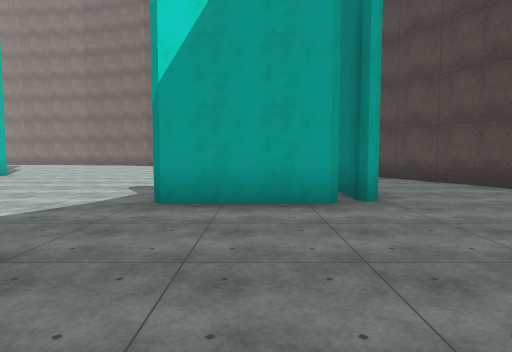
View 1 (above)

20 first-person views from a walk through a scene from a Unity 3-D project. The camera is 1.5 m above the floor, tilts 4° down and sees 75° across. The floor is counted in squares, 2 m on a side. Each view is taken from the middle of a square. On the plan, view 1 faces up. The plan holds only what a view shows up to about 11 squares ahead; the rest is blank. The place goes on beyond the plan. Surface patterns are stand-ins for the level's own textures.

View 2
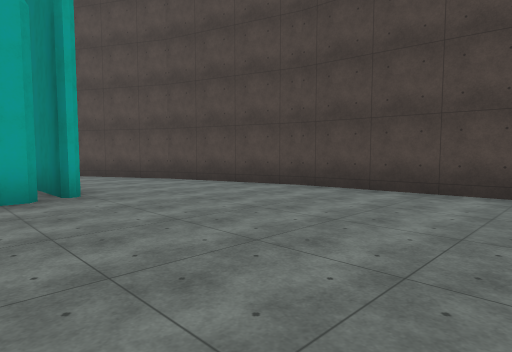

View 3
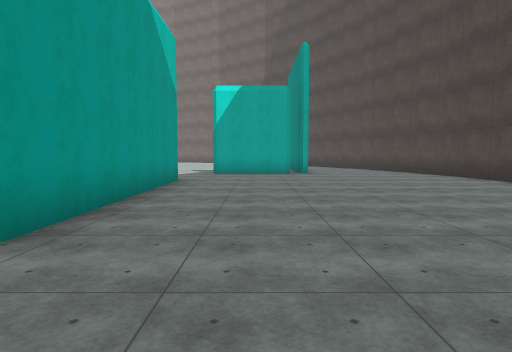

View 4
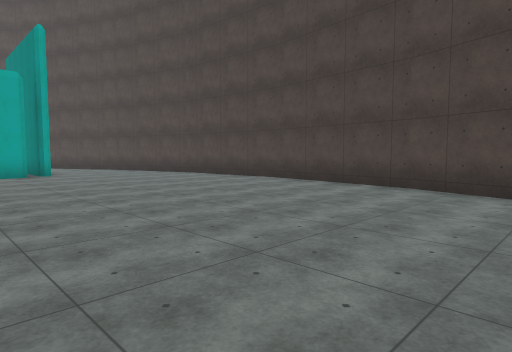

View 5
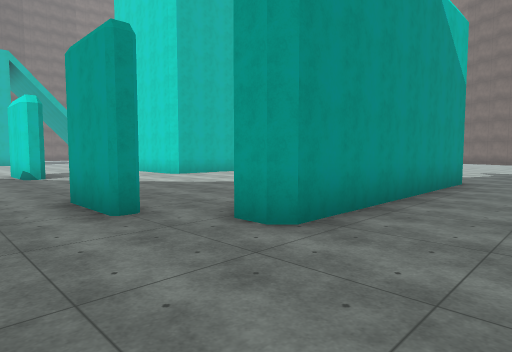

View 6
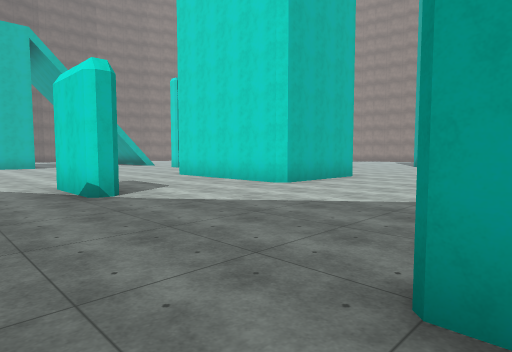

View 7
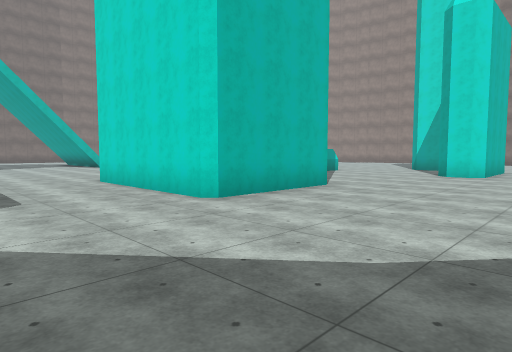

View 8
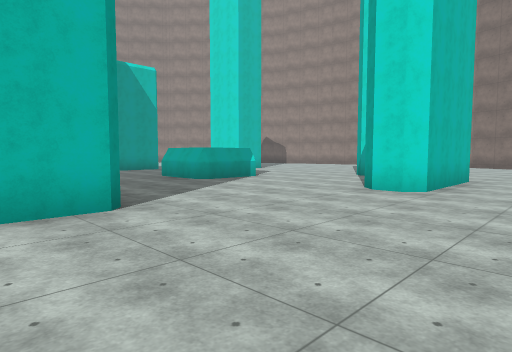

View 9
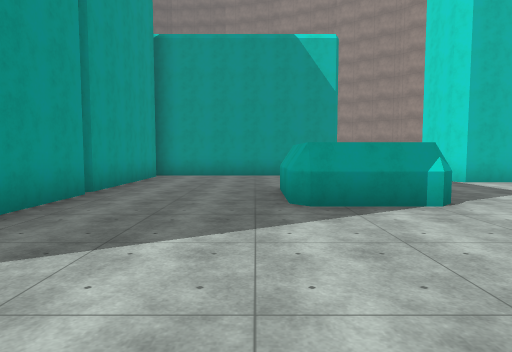

View 10
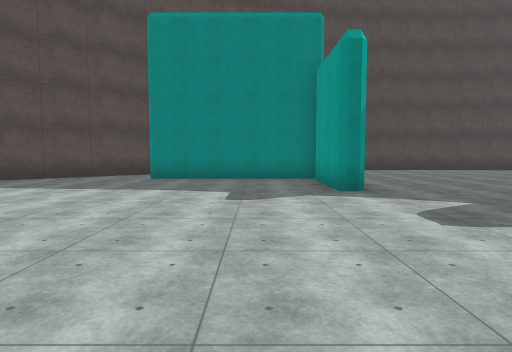

View 11
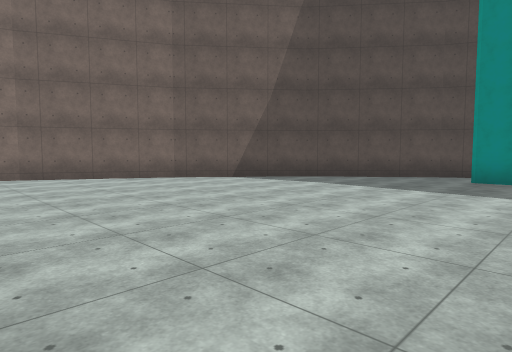

View 12
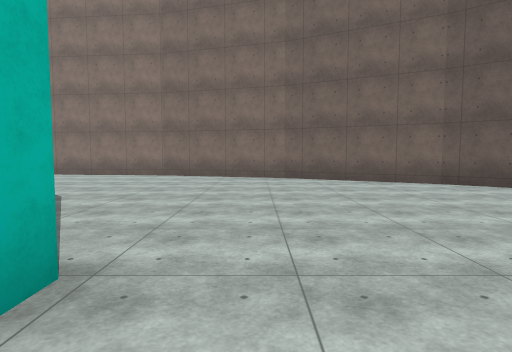

View 13
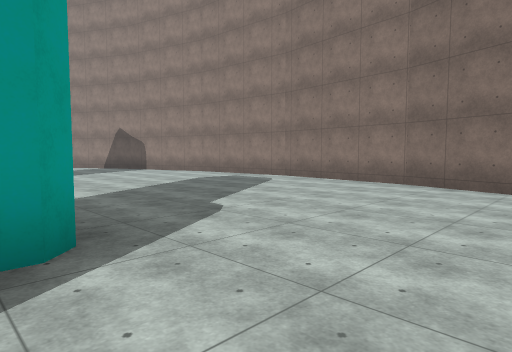

View 14
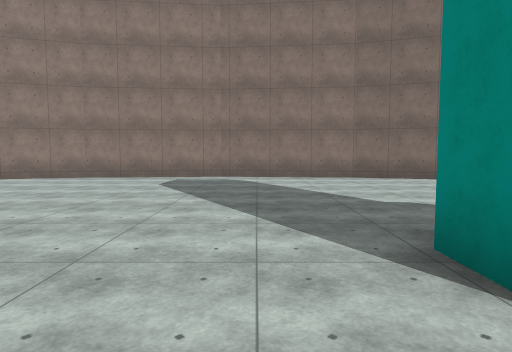

View 15
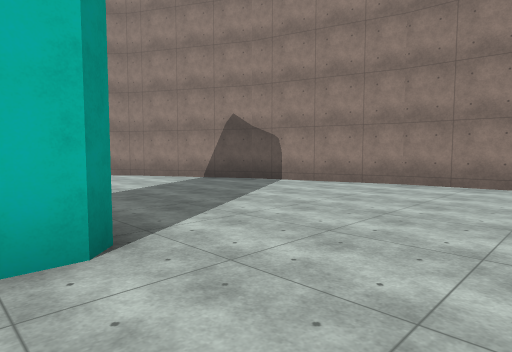

View 16
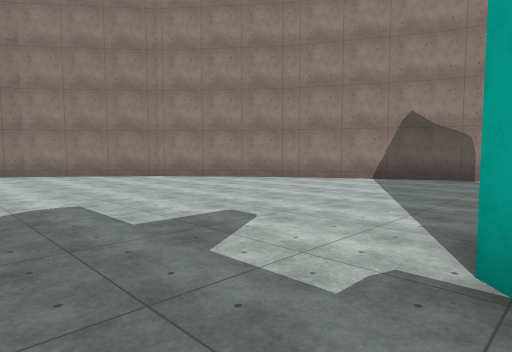

View 17
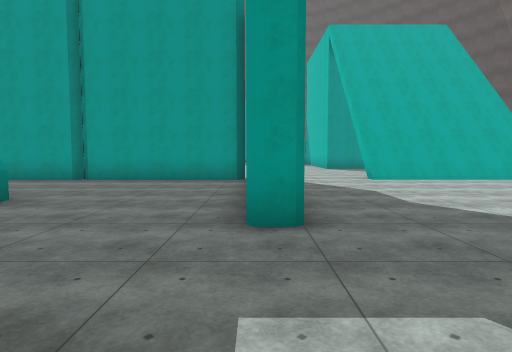

View 18
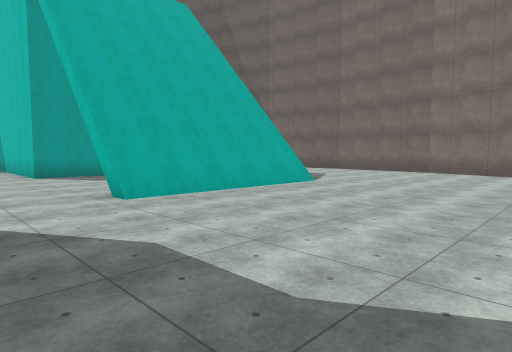

View 19
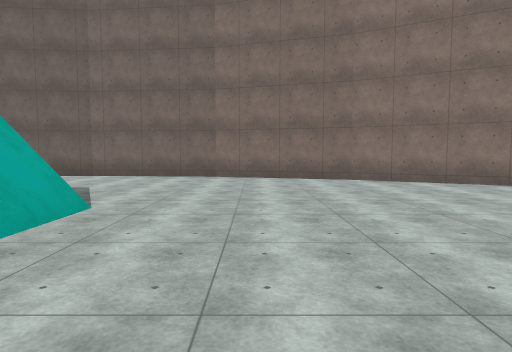

View 20
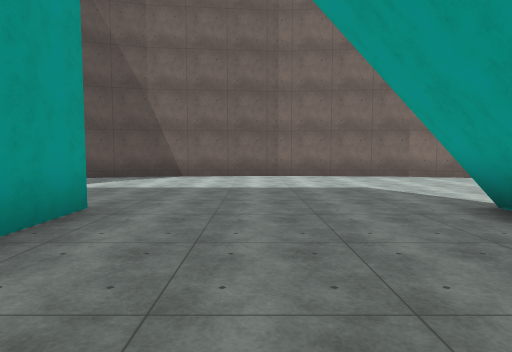

### Floor plan
Points are (right, up) in squares from view 1. A wall is a line through its corners. A room is listed if a view was taken in it or the views show most of it. See-through windows are left out.
Room 1 (views 1, 2, 3, 4, 5)
walls: (6.6, -0.4) (6.2, 3.8); (-2.1, 2.1) (-2.1, -4.2) (-2.4, -4.5) (-2.9, -4.5); (6.2, -4.3) (6.6, -0.2); (1.1, 4.8) (-1.5, 4.8); (5.7, -6.1) (6.3, -4.2); (6.2, 3.7) (5, 7.7); (5.1, 7.6) (3.1, 11.2)
ways out: opening at (-4, -6.5) to room 2; opening at (-2, 3) to room 2; opening at (2, 11) to room 2; gap at (1, 5) to room 2
Room 2 (views 6, 7, 8, 9, 10, 11, 12, 13, 14, 15, 16, 17, 18, 19, 20)
walls: (-19.9, 7.1) (-19.9, 2.4) (-19.4, 2.9) (-15.4, 2.9); (-13.6, 6.8) (-13.9, 6.5) (-15.9, 6.5); (-15, 2.9) (-12.9, 2.9); (-13.8, 8.6) (-13.8, 6.7) (-15.9, 6.7); (-14, 8.9) (-13.6, 8.6) (-13.6, 6.7); (-20.5, 8.7) (-20, 8.7); (-17.7, 13.1) (-17.4, 12.8) (-17.4, 11.3) (-17.7, 11.1) (-18.1, 11.1); (-10.3, 2.8) (-10.3, -0.7) (-15, -0.7); (-11.6, 11.8) (-11.6, 12.6); (-10, 12.9) (-9.5, 12.5); (-8.2, 11) (-8.2, 7.8) (-8.5, 7.5) (-9.1, 7.5) (-9.5, 7.9); (-27.2, 1.6) (-28.5, 1.6); (-27.6, 1.8) (-28.5, 1.8); (-28.5, 2.5) (-23.3, 2.5); (-28.5, 2.2) (-23.3, 2.2); (-28.5, 2.1) (-23.3, 2.1) (-23.3, 1.5); (-25.1, -3.3) (-23.3, -3.3) (-23.3, -5.4); (-10.9, -5.1) (-12.8, -5.1); (-21.9, 18.9) (-25.7, 16.9); (-25.5, 17) (-28.8, 14.3); (-28.7, 14.4) (-31.4, 11.1); (-14, 20.4) (-18.1, 20) (-22, 18.8); (-28.5, -3.3) (-26.9, -3.3); (-31.3, 11.3) (-33.3, 7.5); (-1.5, 5.4) (1.1, 5.4); (-10, 20) (-14.1, 20.4); (-33.2, 7.7) (-34.4, 3.7); (-6.1, 18.8) (-10.1, 20); (-3.9, -5.5) (-5.5, -5.5); (-34.4, 3.8) (-34.8, -0.3); (-2.5, 16.9) (-6.2, 18.8); (1.6, 5.1) (1.6, 10); (-34.8, -0.2) (-34.4, -4.4); (0.6, 14.3) (-2.7, 17); (-34.4, -4.3) (-33.9, -6.1); (3.2, 11.2) (0.5, 14.4)
low walls: (-27.9, 2.1) (-28.5, 2.1)
ways out: opening at (-4, -6.5) to room 1; opening at (-2, 3) to room 1; opening at (2, 11) to room 1; gap at (1, 5) to room 1

Positions as (right, up) in squares from view 1, and headings:
1: (0, 0), facing up
2: (0, -1), facing up-right
3: (0, -7), facing up
4: (-1, -7), facing up-right
5: (0, -7), facing up-left
6: (-5, -7), facing up-left
7: (-6, -4), facing up-left
8: (-6, 1), facing up-left
9: (-9, 6), facing left
10: (-8, 7), facing right
11: (-8, 8), facing up-right
12: (-7, 9), facing up
13: (-7, 12), facing up-left
14: (-13, 10), facing up
15: (-15, 12), facing up-left
16: (-19, 9), facing up-left
17: (-20, 12), facing down
18: (-21, 8), facing down-left
19: (-24, 5), facing left
20: (-24, -1), facing left
